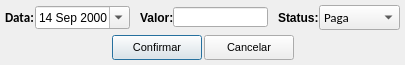
<?xml version="1.0" encoding="UTF-8"?>
<ui version="4.0">
 <class>tela_editar_parcela</class>
 <widget class="QDialog" name="tela_editar_parcela">
  <property name="geometry">
   <rect>
    <x>0</x>
    <y>0</y>
    <width>405</width>
    <height>65</height>
   </rect>
  </property>
  <property name="minimumSize">
   <size>
    <width>405</width>
    <height>65</height>
   </size>
  </property>
  <property name="maximumSize">
   <size>
    <width>405</width>
    <height>65</height>
   </size>
  </property>
  <property name="windowTitle">
   <string>Editar valores</string>
  </property>
  <layout class="QVBoxLayout" name="verticalLayout">
   <property name="spacing">
    <number>5</number>
   </property>
   <property name="margin">
    <number>5</number>
   </property>
   <item>
    <layout class="QHBoxLayout" name="horizontalLayout">
     <property name="spacing">
      <number>0</number>
     </property>
     <item>
      <widget class="QLabel" name="lb_dia">
       <property name="minimumSize">
        <size>
         <width>30</width>
         <height>20</height>
        </size>
       </property>
       <property name="font">
        <font>
         <family>Calibri</family>
         <pointsize>10</pointsize>
         <weight>75</weight>
         <bold>true</bold>
        </font>
       </property>
       <property name="text">
        <string>Data:</string>
       </property>
      </widget>
     </item>
     <item>
      <widget class="QDateEdit" name="data">
       <property name="minimumSize">
        <size>
         <width>94</width>
         <height>20</height>
        </size>
       </property>
       <property name="font">
        <font>
         <weight>50</weight>
         <bold>false</bold>
        </font>
       </property>
       <property name="frame">
        <bool>true</bool>
       </property>
       <property name="alignment">
        <set>Qt::AlignLeading|Qt::AlignLeft|Qt::AlignVCenter</set>
       </property>
       <property name="readOnly">
        <bool>false</bool>
       </property>
       <property name="buttonSymbols">
        <enum>QAbstractSpinBox::UpDownArrows</enum>
       </property>
       <property name="accelerated">
        <bool>false</bool>
       </property>
       <property name="keyboardTracking">
        <bool>true</bool>
       </property>
       <property name="maximumDateTime">
        <datetime>
         <hour>23</hour>
         <minute>59</minute>
         <second>59</second>
         <year>3000</year>
         <month>12</month>
         <day>31</day>
        </datetime>
       </property>
       <property name="minimumDateTime">
        <datetime>
         <hour>0</hour>
         <minute>0</minute>
         <second>0</second>
         <year>2000</year>
         <month>9</month>
         <day>14</day>
        </datetime>
       </property>
       <property name="calendarPopup">
        <bool>true</bool>
       </property>
       <property name="timeSpec">
        <enum>Qt::LocalTime</enum>
       </property>
      </widget>
     </item>
     <item>
      <spacer name="horizontalSpacer_3">
       <property name="orientation">
        <enum>Qt::Horizontal</enum>
       </property>
       <property name="sizeType">
        <enum>QSizePolicy::Fixed</enum>
       </property>
       <property name="sizeHint" stdset="0">
        <size>
         <width>10</width>
         <height>20</height>
        </size>
       </property>
      </spacer>
     </item>
     <item>
      <widget class="QLabel" name="lb_valor">
       <property name="minimumSize">
        <size>
         <width>33</width>
         <height>20</height>
        </size>
       </property>
       <property name="font">
        <font>
         <weight>75</weight>
         <bold>true</bold>
        </font>
       </property>
       <property name="text">
        <string>Valor:</string>
       </property>
      </widget>
     </item>
     <item>
      <widget class="QLineEdit" name="le_valor">
       <property name="minimumSize">
        <size>
         <width>95</width>
         <height>20</height>
        </size>
       </property>
       <property name="maximumSize">
        <size>
         <width>95</width>
         <height>20</height>
        </size>
       </property>
       <property name="font">
        <font>
         <weight>50</weight>
         <bold>false</bold>
         <kerning>false</kerning>
        </font>
       </property>
      </widget>
     </item>
     <item>
      <spacer name="horizontalSpacer_4">
       <property name="orientation">
        <enum>Qt::Horizontal</enum>
       </property>
       <property name="sizeType">
        <enum>QSizePolicy::Fixed</enum>
       </property>
       <property name="sizeHint" stdset="0">
        <size>
         <width>10</width>
         <height>20</height>
        </size>
       </property>
      </spacer>
     </item>
     <item>
      <widget class="QLabel" name="lb_status">
       <property name="minimumSize">
        <size>
         <width>33</width>
         <height>20</height>
        </size>
       </property>
       <property name="font">
        <font>
         <weight>75</weight>
         <bold>true</bold>
        </font>
       </property>
       <property name="text">
        <string>Status:</string>
       </property>
      </widget>
     </item>
     <item>
      <widget class="QComboBox" name="cb_status">
       <property name="minimumSize">
        <size>
         <width>81</width>
         <height>21</height>
        </size>
       </property>
       <property name="font">
        <font>
         <family>Calibri</family>
         <pointsize>10</pointsize>
        </font>
       </property>
       <item>
        <property name="text">
         <string>Paga</string>
        </property>
       </item>
       <item>
        <property name="text">
         <string>Aberta</string>
        </property>
       </item>
       <item>
        <property name="text">
         <string>Atrasada</string>
        </property>
       </item>
      </widget>
     </item>
    </layout>
   </item>
   <item>
    <layout class="QHBoxLayout" name="horizontalLayout_2">
     <property name="spacing">
      <number>2</number>
     </property>
     <item>
      <spacer name="horizontalSpacer">
       <property name="orientation">
        <enum>Qt::Horizontal</enum>
       </property>
       <property name="sizeHint" stdset="0">
        <size>
         <width>40</width>
         <height>20</height>
        </size>
       </property>
      </spacer>
     </item>
     <item>
      <widget class="QPushButton" name="btn_confirmar">
       <property name="minimumSize">
        <size>
         <width>90</width>
         <height>25</height>
        </size>
       </property>
       <property name="maximumSize">
        <size>
         <width>90</width>
         <height>25</height>
        </size>
       </property>
       <property name="font">
        <font>
         <family>Arial</family>
         <pointsize>8</pointsize>
         <weight>50</weight>
         <bold>false</bold>
        </font>
       </property>
       <property name="styleSheet">
        <string notr="true">background-color: none;</string>
       </property>
       <property name="text">
        <string>Confirmar</string>
       </property>
       <property name="icon">
        <iconset resource="imagens.qrc">
         <normaloff>:/img/img/1345902916_camera_test.png</normaloff>:/img/img/1345902916_camera_test.png</iconset>
       </property>
       <property name="iconSize">
        <size>
         <width>20</width>
         <height>20</height>
        </size>
       </property>
      </widget>
     </item>
     <item>
      <widget class="QPushButton" name="btn_cancelar">
       <property name="minimumSize">
        <size>
         <width>90</width>
         <height>25</height>
        </size>
       </property>
       <property name="maximumSize">
        <size>
         <width>90</width>
         <height>25</height>
        </size>
       </property>
       <property name="font">
        <font>
         <family>Arial</family>
         <pointsize>8</pointsize>
         <weight>50</weight>
         <bold>false</bold>
        </font>
       </property>
       <property name="styleSheet">
        <string notr="true">background-color: none;</string>
       </property>
       <property name="text">
        <string>Cancelar</string>
       </property>
       <property name="icon">
        <iconset resource="imagens.qrc">
         <normaloff>:/img/img/1345902747_button_cancel.png</normaloff>:/img/img/1345902747_button_cancel.png</iconset>
       </property>
       <property name="iconSize">
        <size>
         <width>18</width>
         <height>18</height>
        </size>
       </property>
      </widget>
     </item>
     <item>
      <spacer name="horizontalSpacer_2">
       <property name="orientation">
        <enum>Qt::Horizontal</enum>
       </property>
       <property name="sizeHint" stdset="0">
        <size>
         <width>40</width>
         <height>20</height>
        </size>
       </property>
      </spacer>
     </item>
    </layout>
   </item>
  </layout>
 </widget>
 <resources>
  <include location="imagens.qrc"/>
 </resources>
 <connections/>
</ui>
